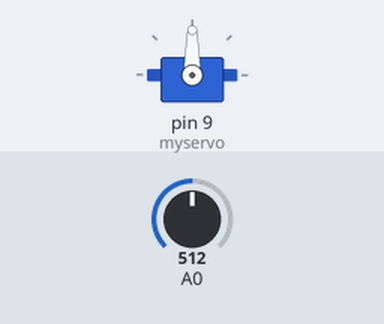
A sketch run on a simulated Arduino Uno, built with avr-gcc and run on an emulated ATmega328P. Parts: servo. The inputs (shaded band) are chosen by the test bench; at power-on: A0 = 512.

Above: at 1.2 s.
1.3 s: A0 set to 716
At 1.7 s:
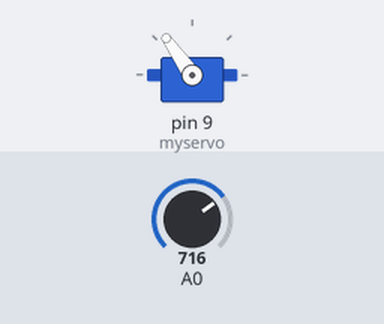
2.8 s: A0 set to 900
At 3.8 s:
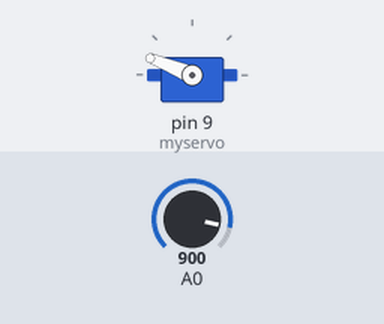
4.3 s: A0 set to 1023
At 5.2 s:
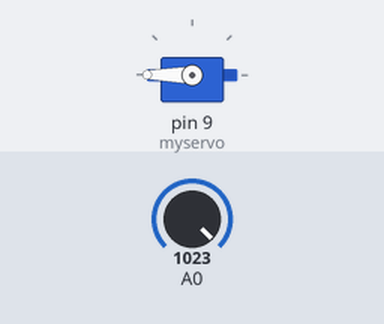
5.8 s: A0 set to 306
At 7.0 s:
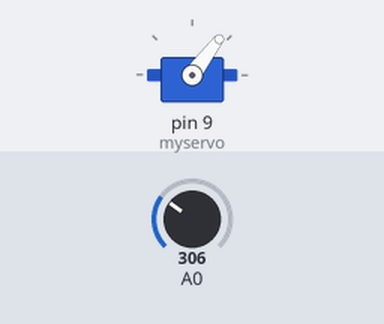
7.3 s: A0 set to 122
At 8.7 s:
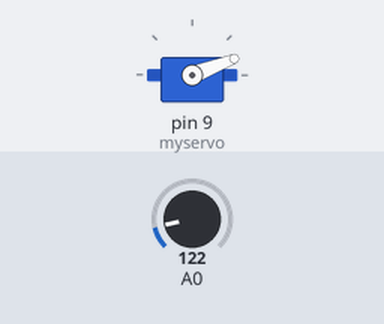
Timing chart, 0 to 9.8 s (numbered marks = the images above; inputs shaded):
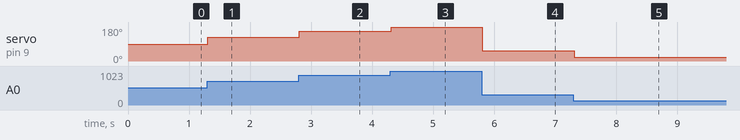

Measured:
- after the input at 1.3 s, servo on pin 9 (myservo): 90° → 125° at once
- after the input at 2.8 s, servo on pin 9 (myservo): 125° → 158° at once
- after the input at 4.3 s, servo on pin 9 (myservo): 158° → 180° at once
- after the input at 5.8 s, servo on pin 9 (myservo): 180° → 53° at once
- after the input at 7.3 s, servo on pin 9 (myservo): 53° → 21° at once

The sketch:

Controlling-motor-angle-with-potentiometer.ino
```cpp
// 用电位器控制电机角度
// Controlling motor angle with potentiometer

// 导入伺服电机函数库
// Import servo motor function library
#include <Servo.h>
// 定义电机名字
// Define motor name
Servo myservo;
// 电位器输入的信号值
// Signal value of potentiometer input
int sensor=0;
int angle=0;
void setup() {
  myservo.attach(9);
}

void loop() {
  sensor=analogRead(A0);
  // 将sensor读到的信号值（0-1023）转化为角度值（0-180）
  // Convert the signal value (0-1023) read by the sensor to the angle value (0-180)
  angle=map(sensor,0,1023,0,180);
  myservo.write(angle);
  delay(15);
}
```
